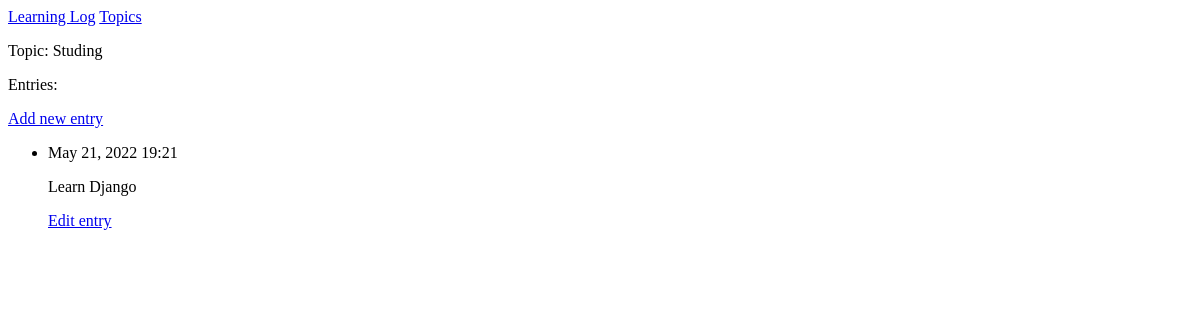
/topics/5/, run on an earlier commit of the app's database.
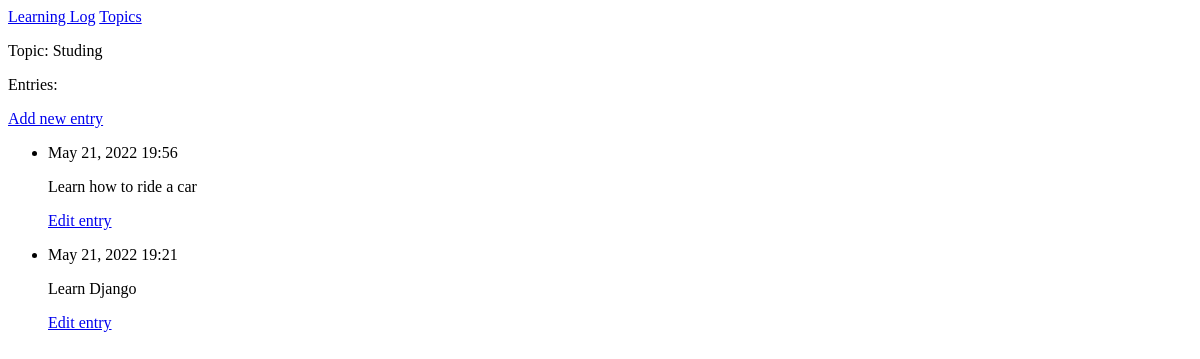
And on a later commit of the database.
### learning_logs/models.py (models this page shows, shortened)
class Entry(models.Model):
    topic = models.ForeignKey(Topic, on_delete=models.CASCADE)
    text = models.TextField()
    date_added = models.DateTimeField(auto_now_add=True)
    class Meta:
        verbose_name_plural = 'entries'

### learning_logs/views.py (the view)
# urls.py: path('topics/<int:topic_id>/', views.topic, name='topic'),
def topic (request, topic_id):
    topic = Topic.objects.get(id=topic_id)
    entries = topic.entry_set.order_by('-date_added')
    context = {'topic': topic, 'entries': entries}
    return render(request, 'learning_logs/topic.html', context)

### learning_logs/models.py (called while the page is built)
    def __str__(self):
        return self.text

### learning_logs/templates/learning_logs/topic.html
{% extends 'learning_logs/base.html' %}
{% block content %}
    <p>Topic: {{ topic }}</p>
    <p>Entries:</p>
    <p>
        <a href='{% url 'learning_logs:new_entry' topic.id %}'>Add new entry</a>
    </p>
    <ul>
        {% for entry in entries %}
            <li>
                <p>{{ entry.date_added|date:'M d, Y H:i' }}</p>
                <p>{{ entry.text|linebreaks }}</p>
                <p><a href="{% url 'learning_logs:edit_entry' entry.id %}">Edit entry</a></p>
            </li>
        {% empty %}
            <li>There are no entries for this topic yet.</li>
        {% endfor %}
        </ul>
{% endblock content %}

What changed in the data, as far as the page shows it:
added Entry: date_added "May 21, 2022 19:56", text "Learn how to ride a car"
